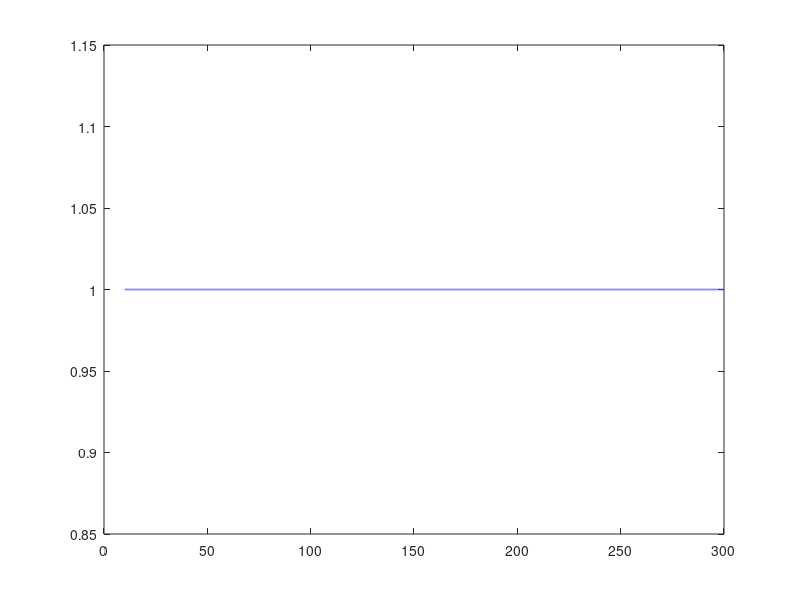

Write the MATLAB code that produced this figure. (Note: this script raises an error after producing the figure.)
% What mirror curvatures result in the smallest mode size on the mirror, as
% a function of the separation L?

% Settings
%w0 = 0.1; % initial beam waist, [m]
lambda = 1064e-9; % wavelength, [nm]
%L = 100; % cavity length, [km]
%L = L*1e3;
L = 10000:10:300000

% Calculations
w0 = sqrt(lambda*L./(2*pi)); % input waist that will give the smallest spot size on mirror
z = L./2; % looking at the spot size at the mirror (either one)
zR = (pi*w0.^2)./lambda; % Rayleigh range
wz = w0.*sqrt(1 + (z./zR).^2); % spot size at L/2
Rc = L./2 + zR.^2./(L./2) % radius of curvature required to minimize spot size

% Plotting
figure;
plot(L/1000, Rc./L, 'LineWidth', 1)
title({'Radius of Curvature Required to Minimize'}, {'Beam Spot Size on Mirrors'}, 'Interpreter','latex')
ylabel('$R_c / L$', 'Interpreter', 'latex');
xlabel('$L$ [km]', 'Interpreter', 'latex')

